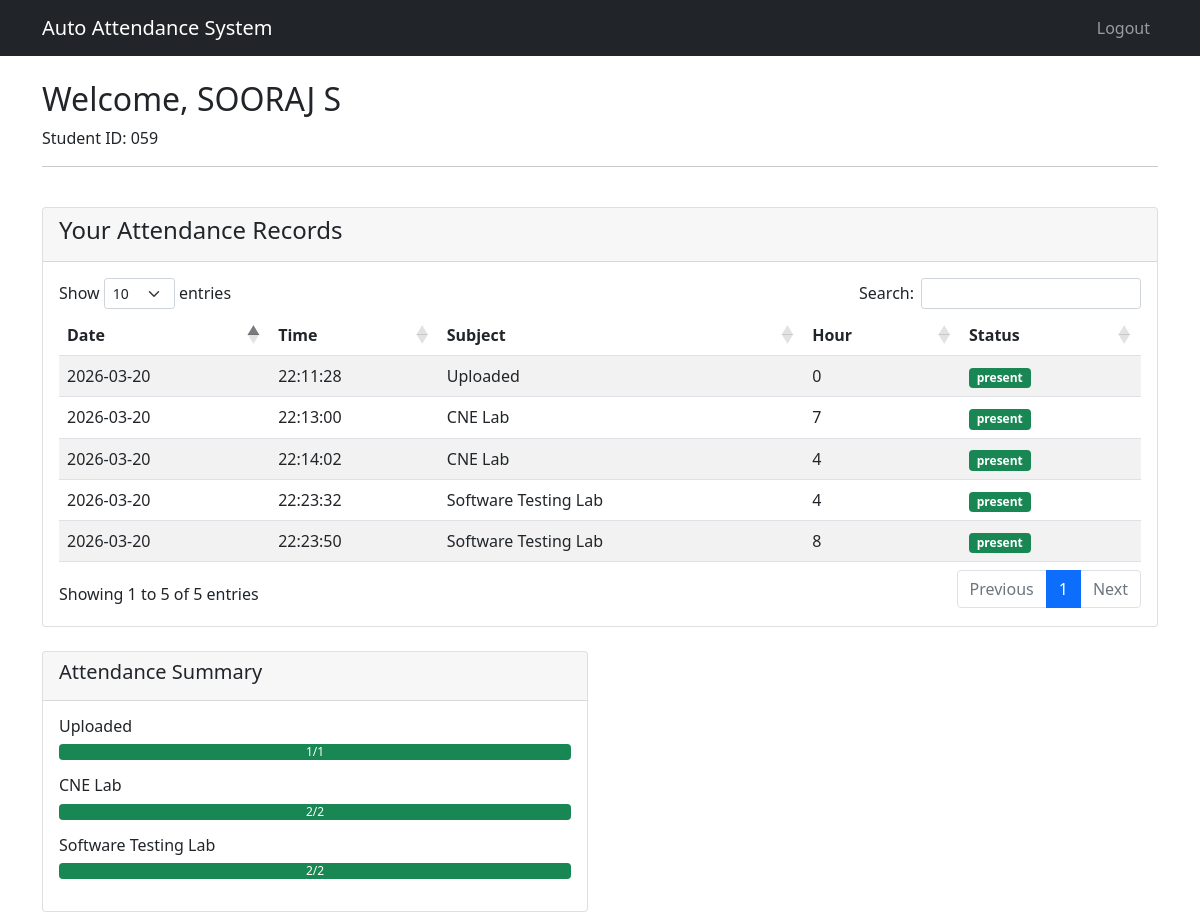
/student-dashboard (signed in), run on an earlier commit of the app's database.
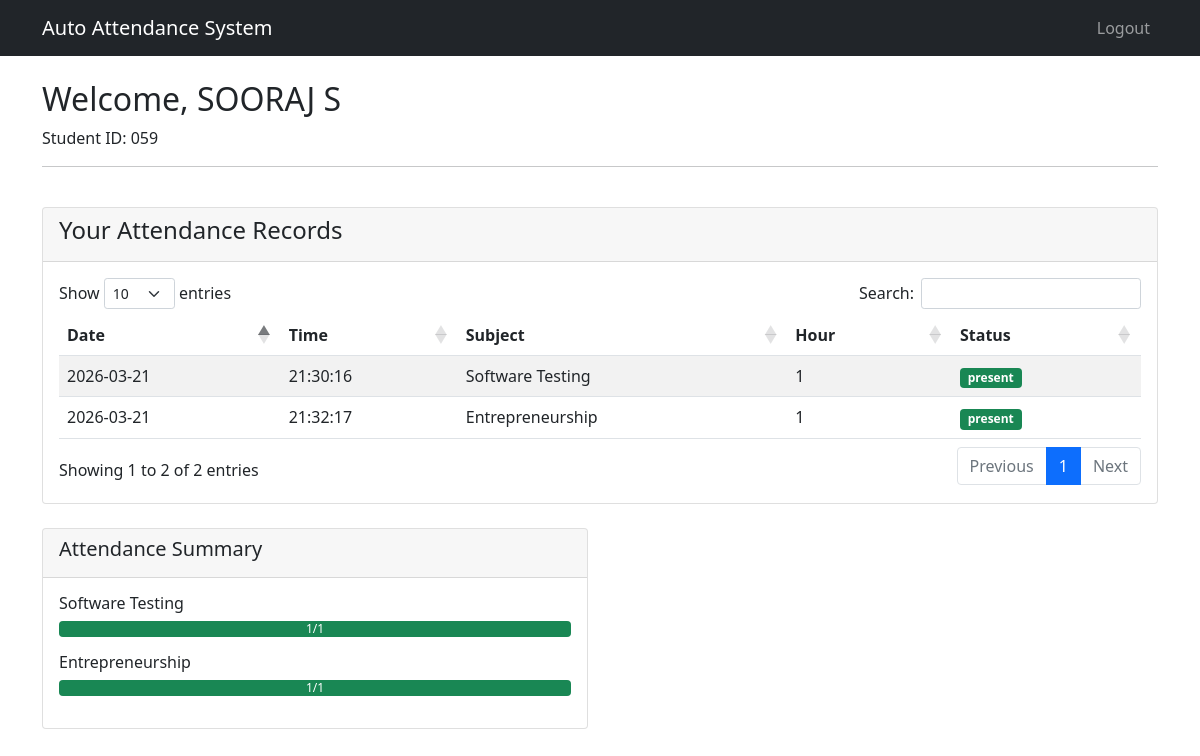
And on a later commit of the database.
### database.py (models this page shows)
class Student(UserMixin, db.Model):
    id = db.Column(db.Integer, primary_key=True)
    student_id = db.Column(db.String(20), unique=True, nullable=False)
    name = db.Column(db.String(100), nullable=False)
    email = db.Column(db.String(120), unique=True, nullable=False)
    password = db.Column(db.String(120), nullable=False)
    face_encoding = db.Column(db.Text, nullable=True)
    photo_path = db.Column(db.String(200), nullable=True)
    registered = db.Column(db.Boolean, default=False)

class Attendance(db.Model):
    id = db.Column(db.Integer, primary_key=True)
    student_id = db.Column(db.String(20), db.ForeignKey('student.student_id'), nullable=False)
    student_name = db.Column(db.String(100), nullable=False)
    subject = db.Column(db.String(50), nullable=False)
    date = db.Column(db.Date, nullable=False, default=datetime.utcnow().date)
    time = db.Column(db.Time, nullable=False, default=datetime.utcnow().time)
    hour = db.Column(db.Integer, nullable=False)
    status = db.Column(db.String(20), default='present')

### app.py (the view)
@app.route('/student-dashboard')
@login_required
def student_dashboard():
    attendance = Attendance.query.filter_by(student_id=current_user.student_id).all()
    return render_template("student_dashboard.html", attendance=attendance)

### app.py (called while the page is built)
@login_manager.user_loader
def load_user(user_id):
    if session.get("user_type") == "admin":
        return Admin.query.get(int(user_id))
    elif session.get("user_type") == "student":
        return Student.query.get(int(user_id))
    return None

### templates/student_dashboard.html (shortened to what this page needs)
<!DOCTYPE html>
<html lang="en">
<head>
    <link href="https://cdn.jsdelivr.net/npm/bootstrap@5.1.3/dist/css/bootstrap.min.css" rel="stylesheet">
    <link rel="stylesheet" href="https://cdn.datatables.net/1.11.5/css/dataTables.bootstrap5.min.css">
</head>
<body>
    <nav class="navbar navbar-expand-lg navbar-dark bg-dark">
        <div class="container">
            <a class="navbar-brand" href="#">Auto Attendance System</a>
            <div class="navbar-nav ms-auto">
                <a class="nav-link" href="{{ url_for('logout') }}">Logout</a>
            </div>
        </div>
    </nav>
    <div class="container mt-4">
        <div class="row">
            <div class="col-md-12">
                <h2>Welcome, {{ current_user.name }}</h2>
                <p>Student ID: {{ current_user.student_id }}</p>
                <hr>
            </div>
        </div>
        <div class="row mt-4">
            <div class="col-md-12">
                <div class="card">
                    <div class="card-header">
                        <h4>Your Attendance Records</h4>
                    </div>
                    <div class="card-body">
                        <table class="table table-striped" id="attendanceTable">
                            <thead>
                                <tr>
                                    <th>Date</th>
                                    <th>Time</th>
                                    <th>Subject</th>
                                    <th>Hour</th>
                                    <th>Status</th>
                                </tr>
                            </thead>
                            <tbody>
                                {% for record in attendance %}
                                <tr>
                                    <td>{{ record.date.strftime('%Y-%m-%d') }}</td>
                                    <td>{{ record.time.strftime('%H:%M:%S') }}</td>
                                    <td>{{ record.subject }}</td>
                                    <td>{{ record.hour }}</td>
                                    <td>
                                        <span class="badge {% if record.status == 'present' %}bg-success{% elif record.status == 'late' %}bg-warning{% else %}bg-danger{% endif %}">
                                            {{ record.status }}
                                        </span>
                                    </td>
                                </tr>
                                {% endfor %}
                            </tbody>
                        </table>
                    </div>
                </div>
            </div>
        </div>
        <div class="row mt-4">
            <div class="col-md-6">
                <div class="card">
                    <div class="card-header">
                        <h5>Attendance Summary</h5>
                    </div>
                    <div class="card-body">
                        {% set subjects = {} %}
                        {% for subject, stats in subjects.items() %}
                        <div class="mb-3">
                            <h6>{{ subject }}</h6>
                            <div class="progress">
                                <div class="progress-bar bg-success" role="progressbar"
                                     style="width: {{ (stats.present / stats.total * 100) if stats.total > 0 else 0 }}%">
                                    {{ stats.present }}/{{ stats.total }}
                                </div>
                            </div>
                        </div>
                        {% endfor %}
                    </div>
                </div>
            </div>
        </div>
    </div>
</body>
</html>

What changed in the data, as far as the page shows it:
removed Attendance: date "2026-03-20", time "22:14:02", subject "CNE Lab", hour "4", status "present", shown under "Your Attendance Records"
removed Attendance: date "2026-03-20", time "22:23:32", subject "Software Testing Lab", hour "4", status "present", {{ (stats.present / stats.total * 100) if stats.total > 0 else 0 }} 100.0 (drawn), present "2", total "2"
removed Attendance: date "2026-03-20", time "22:23:50", subject "Software Testing Lab", hour "8", status "present", shown under "Your Attendance Records"
changed Attendance: date "2026-03-20" → "2026-03-21"; time "22:11:28" → "21:30:16"; subject "Uploaded" → "Software Testing"; hour "0" → "1"
changed Attendance: date "2026-03-20" → "2026-03-21"; time "22:13:00" → "21:32:17"; subject "CNE Lab" → "Entrepreneurship"; hour "7" → "1"; present "2" → "1"; total "2" → "1"
Also different on the page:
text written by a page script: "Show entries Search: Showing 1 to 5 of 5 entries Previous 1 Next" → "Show entries Search: Showing 1 to 2 of 2 entries Previous 1 Next"
